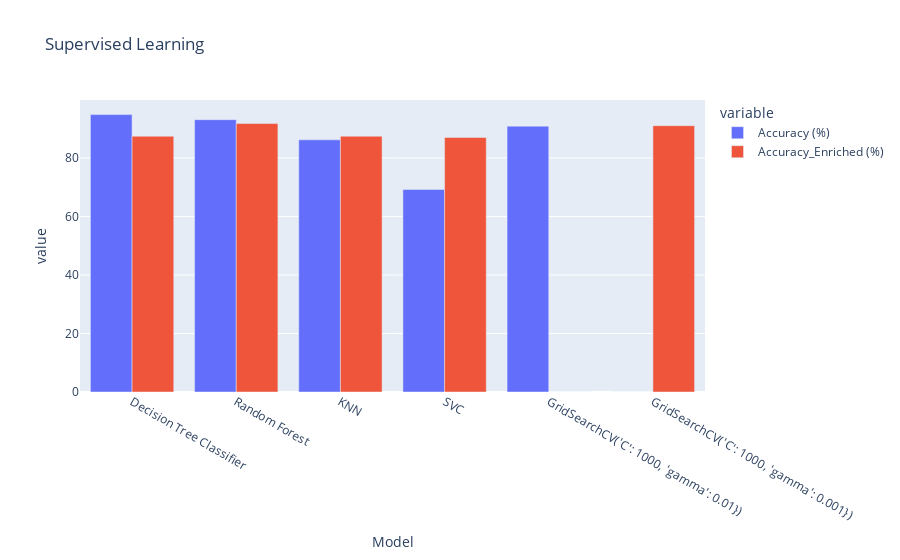
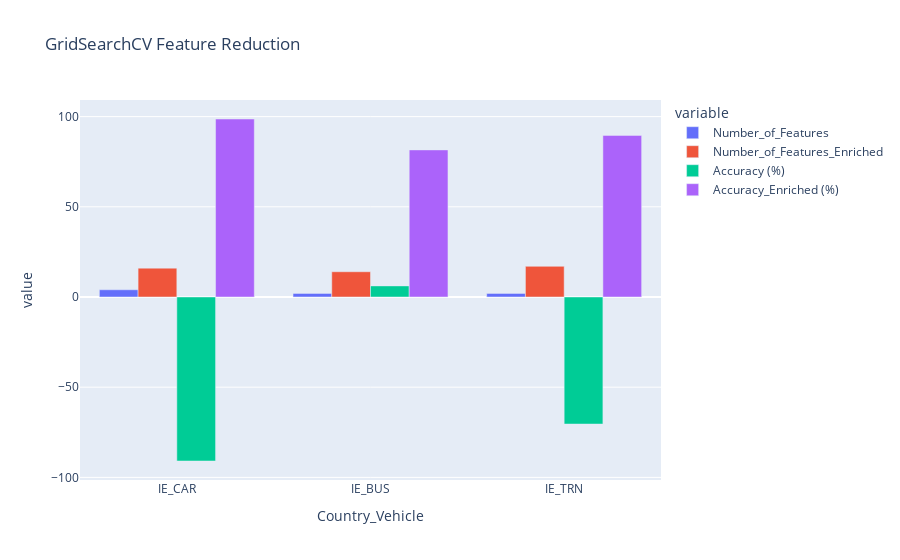
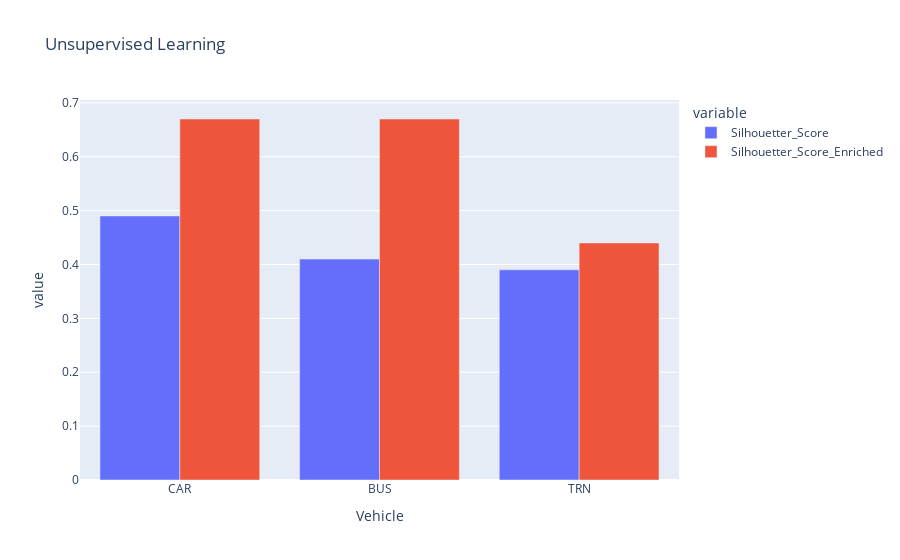

Source (notebook cell) for these figures, in order:
### Code cell
import plotly.graph_objects as go
import plotly.express as px
import pandas as pd
import dash
from dash import dcc
from dash.dependencies import Input, Output
from dash import dash_table
from dash import html
import dash_html_components as html

# Your data for Supervised Learning
data_supervised = pd.DataFrame({
    'Model': ['Decision Tree Classifier', 'Random Forest', 'KNN','SVC' ,"GridSearchCV('C': 1000, 'gamma': 0.01})", "GridSearchCV('C': 1000, 'gamma': 0.001})"],
    'Accuracy (%)': [94.83, 93.10, 86.21,69.23 ,90.88, 0],  # Adjusted length
    'Accuracy_Enriched (%)': [87.44, 91.77, 87.44, 87.01, 0, 91.04]  # Adjusted length
})

# Bar chart for Supervised Learning
fig_supervised = px.bar(
    data_supervised,
    x='Model',
    y=['Accuracy (%)', 'Accuracy_Enriched (%)'],
    barmode='group',
    title='Supervised Learning'
)

# Your data for GridSearchCV Feature Reduction
data_feature_reduction = pd.DataFrame({
    'Country_Vehicle': ['IE_CAR', 'IE_BUS', 'IE_TRN'],
    'Number_of_Features': [4, 2, 2],
    'Number_of_Features_Enriched': [16, 14, 17],
    'Accuracy (%)': [-90.92, 6.15, -70.44],
    'Accuracy_Enriched (%)': [98.67, 81.54, 89.59]
})

# Bar chart for GridSearchCV Feature Reduction
fig_feature_reduction = px.bar(
    data_feature_reduction,
    x='Country_Vehicle',  # Use 'Country_Vehicle' as the x-axis
    y=['Number_of_Features', 'Number_of_Features_Enriched', 'Accuracy (%)', 'Accuracy_Enriched (%)'],
    barmode='group',
     title='GridSearchCV Feature Reduction'
)

# Your data for Unsupervised Learning
data_unsupervised = pd.DataFrame({
    'Vehicle': ['CAR', 'BUS', 'TRN'],
    'Silhouetter_Score': [0.49, 0.41, 0.39],
    'Silhouetter_Score_Enriched': [0.67, 0.67, 0.44]
})


# Bar chart for Unsupervised Learning
fig_unsupervised = px.bar(
    data_unsupervised,
    x='Vehicle',
    y=['Silhouetter_Score', 'Silhouetter_Score_Enriched'],
    barmode='group',
    title='Unsupervised Learning'
)

# Your DataFrame
data_pca = pd.DataFrame({
    'Vehicle': ['CAR', 'BUS', 'TRN'],
    'PCA': [
        [0.77171509, 0.16514322, 0.02878059],
        [0.52207334, 0.2149303, 0.09974296],
        [0.44371637, 0.33012741, 0.07419443]
    ],
    'PCA Enriched': [
        [0.97747751, 0.0174295, 0.00246979],
        [0.97557712, 0.01888167, 0.00272318],
        [0.76860845, 0.16637195, 0.02241525]
    ]
})

# Reshape the DataFrame for the table
data_pca_long = pd.melt(data_pca, id_vars=['Vehicle'], var_name='Method', value_name='Values')

# Convert the 'Values' column to strings for display in DataTable
data_pca_long['Values'] = data_pca_long['Values'].apply(lambda x: ', '.join(map(str, x)))

# Create Dash app
app = dash.Dash(__name__)

# Layout of the app
app.layout = html.Div([
    html.H1("PCA and PCA Enriched Values"),
    dash_table.DataTable(
        id='table',
        columns=[{'name': col, 'id': col} for col in data_pca_long.columns],
        data=data_pca_long.to_dict('records'),
    ),
])


# Show the plots
fig_supervised.show()
fig_feature_reduction.show()
fig_unsupervised.show()

# Run the app
if __name__ == '__main__':
    app.run_server(debug=True)

### Figure 1 — Plotly figure (JSON) as saved in the notebook; plotly's stock layout.template omitted (floating-point values rounded to 4 significant figures)
{"data": [{"alignmentgroup": "True", "hovertemplate": "variable=Accuracy (%)<br>Model=%{x}<br>value=%{y}<extra></extra>", "legendgroup": "Accuracy (%)", "marker": {"color": "#636efa", "pattern": {"shape": ""}}, "name": "Accuracy (%)", "offsetgroup": "Accuracy (%)", "orientation": "v", "showlegend": true, "textposition": "auto", "type": "bar", "x": ["Decision Tree Classifier", "Random Forest", "KNN", "SVC", "GridSearchCV('C': 1000, 'gamma': 0.01})", "GridSearchCV('C': 1000, 'gamma': 0.001})"], "xaxis": "x", "y": [94.83, 93.1, 86.21, 69.23, 90.88, 0], "yaxis": "y"}, {"alignmentgroup": "True", "hovertemplate": "variable=Accuracy_Enriched (%)<br>Model=%{x}<br>value=%{y}<extra></extra>", "legendgroup": "Accuracy_Enriched (%)", "marker": {"color": "#EF553B", "pattern": {"shape": ""}}, "name": "Accuracy_Enriched (%)", "offsetgroup": "Accuracy_Enriched (%)", "orientation": "v", "showlegend": true, "textposition": "auto", "type": "bar", "x": ["Decision Tree Classifier", "Random Forest", "KNN", "SVC", "GridSearchCV('C': 1000, 'gamma': 0.01})", "GridSearchCV('C': 1000, 'gamma': 0.001})"], "xaxis": "x", "y": [87.44, 91.77, 87.44, 87.01, 0, 91.04], "yaxis": "y"}], "layout": {"barmode": "group", "legend": {"title": {"text": "variable"}, "tracegroupgap": 0}, "title": {"text": "Supervised Learning"}, "xaxis": {"anchor": "y", "domain": [0, 1], "title": {"text": "Model"}}, "yaxis": {"anchor": "x", "domain": [0, 1], "title": {"text": "value"}}}}

### Figure 2 — Plotly figure (JSON) as saved in the notebook; plotly's stock layout.template omitted (floating-point values rounded to 4 significant figures)
{"data": [{"alignmentgroup": "True", "hovertemplate": "variable=Number_of_Features<br>Country_Vehicle=%{x}<br>value=%{y}<extra></extra>", "legendgroup": "Number_of_Features", "marker": {"color": "#636efa", "pattern": {"shape": ""}}, "name": "Number_of_Features", "offsetgroup": "Number_of_Features", "orientation": "v", "showlegend": true, "textposition": "auto", "type": "bar", "x": ["IE_CAR", "IE_BUS", "IE_TRN"], "xaxis": "x", "y": [4, 2, 2], "yaxis": "y"}, {"alignmentgroup": "True", "hovertemplate": "variable=Number_of_Features_Enriched<br>Country_Vehicle=%{x}<br>value=%{y}<extra></extra>", "legendgroup": "Number_of_Features_Enriched", "marker": {"color": "#EF553B", "pattern": {"shape": ""}}, "name": "Number_of_Features_Enriched", "offsetgroup": "Number_of_Features_Enriched", "orientation": "v", "showlegend": true, "textposition": "auto", "type": "bar", "x": ["IE_CAR", "IE_BUS", "IE_TRN"], "xaxis": "x", "y": [16, 14, 17], "yaxis": "y"}, {"alignmentgroup": "True", "hovertemplate": "variable=Accuracy (%)<br>Country_Vehicle=%{x}<br>value=%{y}<extra></extra>", "legendgroup": "Accuracy (%)", "marker": {"color": "#00cc96", "pattern": {"shape": ""}}, "name": "Accuracy (%)", "offsetgroup": "Accuracy (%)", "orientation": "v", "showlegend": true, "textposition": "auto", "type": "bar", "x": ["IE_CAR", "IE_BUS", "IE_TRN"], "xaxis": "x", "y": [-90.92, 6.15, -70.44], "yaxis": "y"}, {"alignmentgroup": "True", "hovertemplate": "variable=Accuracy_Enriched (%)<br>Country_Vehicle=%{x}<br>value=%{y}<extra></extra>", "legendgroup": "Accuracy_Enriched (%)", "marker": {"color": "#ab63fa", "pattern": {"shape": ""}}, "name": "Accuracy_Enriched (%)", "offsetgroup": "Accuracy_Enriched (%)", "orientation": "v", "showlegend": true, "textposition": "auto", "type": "bar", "x": ["IE_CAR", "IE_BUS", "IE_TRN"], "xaxis": "x", "y": [98.67, 81.54, 89.59], "yaxis": "y"}], "layout": {"barmode": "group", "legend": {"title": {"text": "variable"}, "tracegroupgap": 0}, "title": {"text": "GridSearchCV Feature Reduction"}, "xaxis": {"anchor": "y", "domain": [0, 1], "title": {"text": "Country_Vehicle"}}, "yaxis": {"anchor": "x", "domain": [0, 1], "title": {"text": "value"}}}}

### Figure 3 — Plotly figure (JSON) as saved in the notebook; plotly's stock layout.template omitted (floating-point values rounded to 4 significant figures)
{"data": [{"alignmentgroup": "True", "hovertemplate": "variable=Silhouetter_Score<br>Vehicle=%{x}<br>value=%{y}<extra></extra>", "legendgroup": "Silhouetter_Score", "marker": {"color": "#636efa", "pattern": {"shape": ""}}, "name": "Silhouetter_Score", "offsetgroup": "Silhouetter_Score", "orientation": "v", "showlegend": true, "textposition": "auto", "type": "bar", "x": ["CAR", "BUS", "TRN"], "xaxis": "x", "y": [0.49, 0.41, 0.39], "yaxis": "y"}, {"alignmentgroup": "True", "hovertemplate": "variable=Silhouetter_Score_Enriched<br>Vehicle=%{x}<br>value=%{y}<extra></extra>", "legendgroup": "Silhouetter_Score_Enriched", "marker": {"color": "#EF553B", "pattern": {"shape": ""}}, "name": "Silhouetter_Score_Enriched", "offsetgroup": "Silhouetter_Score_Enriched", "orientation": "v", "showlegend": true, "textposition": "auto", "type": "bar", "x": ["CAR", "BUS", "TRN"], "xaxis": "x", "y": [0.67, 0.67, 0.44], "yaxis": "y"}], "layout": {"barmode": "group", "legend": {"title": {"text": "variable"}, "tracegroupgap": 0}, "title": {"text": "Unsupervised Learning"}, "xaxis": {"anchor": "y", "domain": [0, 1], "title": {"text": "Vehicle"}}, "yaxis": {"anchor": "x", "domain": [0, 1], "title": {"text": "value"}}}}
